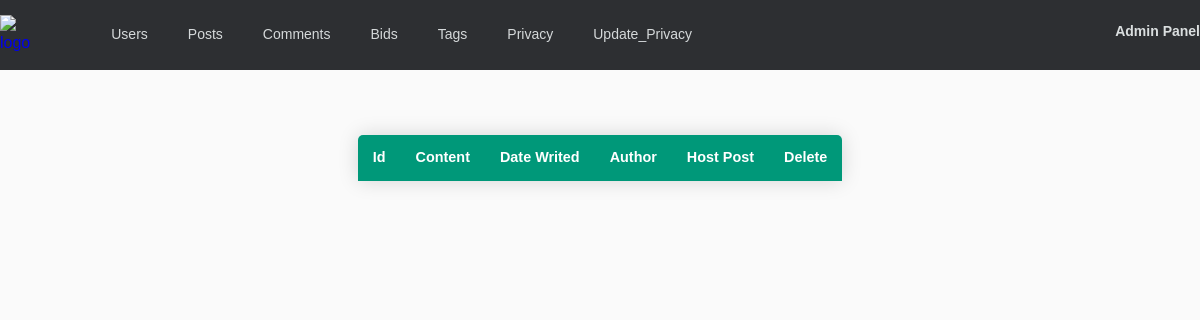
/admin/comments (signed in), run on an earlier commit of the app's database.
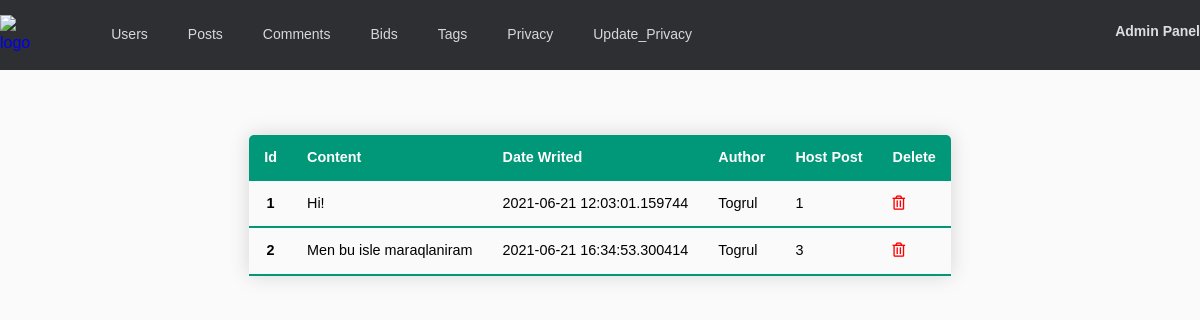
And on a later commit of the database.
### app/models.py (models this page shows, shortened)
class Comment(db.Model):
    id = db.Column(db.Integer, primary_key=True)
    date_writed = db.Column(db.DateTime, nullable=False, default=datetime.utcnow)
    content = db.Column(db.Text, nullable=False)
    user_id = db.Column(db.Integer, db.ForeignKey('user.id'), nullable=False)
    post_id = db.Column(db.Integer, db.ForeignKey('post.id'), nullable=False)

class User(db.Model, UserMixin):
    id = db.Column(db.Integer, primary_key=True)
    username = db.Column(db.String(20), unique=True, nullable=False)
    email = db.Column(db.String(120), unique=True, nullable=False)
    image_file = db.Column(db.String(20), nullable=False, default='default.jpg')
    password = db.Column(db.String(60), nullable=False)
    about_user = db.Column(db.Text)
    education = db.Column(db.Text)
    speciality = db.Column(db.String(20))
    location = db.Column(db.String(20))
    age = db.Column(db.Integer)
    experience = db.Column(db.Integer)
    hourly_rate = db.Column(db.Integer)
    job_done = db.Column(db.Integer)
    posts = db.relationship('Post', backref='author', lazy=True, cascade='all,delete')
    comments = db.relationship('Comment', backref='comment_author', lazy=True, cascade='all,delete')
    bids = db.relationship('Bid', backref='bid_owner', lazy=True, cascade='all,delete')

class Post(db.Model):
    id = db.Column(db.Integer, primary_key=True)
    title = db.Column(db.String(20), nullable=False)
    date_posted = db.Column(db.DateTime, nullable=False, default=datetime.utcnow)
    min_pay = db.Column(db.Integer, nullable=False)
    max_pay = db.Column(db.Integer)
    content = db.Column(db.Text, nullable=False)
    user_id = db.Column(db.Integer, db.ForeignKey('user.id'), nullable=False)
    tag = db.relationship('Tag', secondary='posts_tags', backref=db.backref('posts', lazy='dynamic'))
    comments = db.relationship('Comment', backref='host', lazy=True)
    bids = db.relationship('Bid', backref='bid_host', lazy=True)

### app/routes.py (the view)
@app.route('/admin/comments', methods=['GET','POST'])
def admin_comments():
    if current_user.username == 'Togrul':
        comments = Comment.query.all()
        return render_template('admin/comments.html', comments=comments)
    else:
        abort(403)

### app/models.py (called while the page is built)
@login_manager.user_loader
def load_user(user_id):
    return User.query.get(int(user_id))

### app/templates/admin/comments.html
{% extends "admin/base.html" %}
{% block css %}
<link rel="stylesheet" href="{{ url_for('static', filename='css/base.css') }}">
{% endblock %}
{% block content %}
    <table class="content-table">
        <thead>
            <tr>
                <th scope="col">Id</th>
                <th scope="col">Content</th>
                <th scope="col">Date Writed</th>
                <th scope="col">Author</th>
                <th scope="col">Host Post</th>
                <th scope="col">Delete</th>
            </tr>
        </thead>
        {% for comment in comments %}
        <tbody>
            <tr>
                <th scope="row">{{ comment.id }}</th>
                <td>{{ comment.content }}</td>
                <td>{{comment.date_writed }}</td>
                <td>{{comment.comment_author.username }}</td>
                <td>{{comment.host.id }}</td>
                <td><a href="{{url_for('admin_delete_comment', comment_id=comment.id)}}"><i class="far fa-trash-alt" style="color: red;"></i></a></td>
            </tr>
        </tbody>
        {% endfor %}
    </table>
    {% endblock %}

What changed in the data, as far as the page shows it:
added Comment: id "1", content "Hi!", date_writed "2021-06-21 12:03:01.159744", comment_author.username "Togrul", host.id "1"
added Comment: id "2", content "Men bu isle maraqlaniram", date_writed "2021-06-21 16:34:53.300414", comment_author.username "Togrul", host.id "3"
